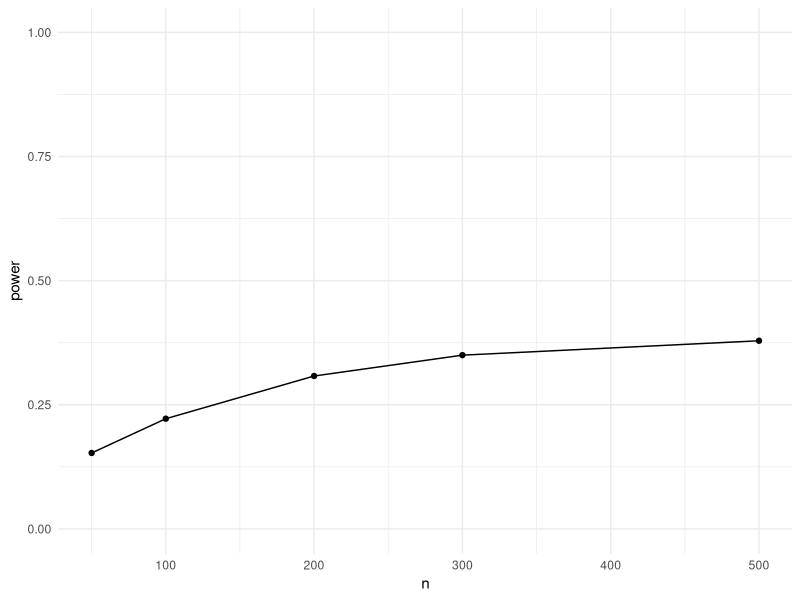
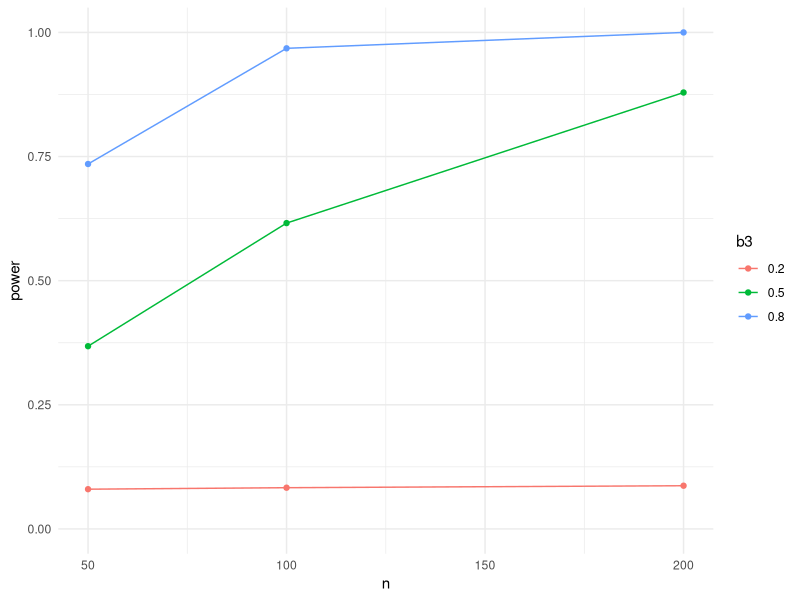

Source code (R) for these figures, in order:
regression_sim <- function(simNum, n, b0, b1, b2, b3, x1_mean=0, x1_sd=1, err_mean=0, err_sd=1) {
  x1 <- rnorm(n, mean=x1_mean, sd=x1_sd)
  x2 <- sample(0:1, n, replace=TRUE)
  
  y <- b0 + (b1 * x1) + (b2 * x2) + (b3 * x1 * x2) + rnorm(n, mean=err_mean, sd=err_sd)
  
  model <- lm(y ~ x1 * x2)
  summary(model)
  
  output <- summary(model)$coefficients
  coefs <- output[, 1]
  ps <- output[, 4]
  
  rsq <- summary(model)$r.squared
  
  fsq <- rsq / (1-rsq)
  
  modelPVal <- anova(model)$'Pr(>F)'[1]
  
  results <- c(coefs, ps, rsq, fsq, modelPVal)
  names(results) <- c('b0_coef', 'b1_coef', 'b2_coef', 'b3_coef',
                      'b0_p', 'b1_p', 'b2_p', 'b3_p', 'rsq', 'fsq', 'modelPVal')
  return(results)
}



regression_sim(1, n=100, b0=0, b1=.3, b2=.2, b3=.3)

if(!require('plyr')) install.packages('plyr')  # installs package if not already installed
library('plyr')

num_sims <- 10
sims <- ldply(1:num_sims, regression_sim, n=100, b0=0, b1=.3, b2=.2, b3=.3)

power <- sum(sims$b3_p < .05) / nrow(sims)

sample_sizes <- c(50, 100, 200, 300, 500)
results <- NULL
for (val in sample_sizes) {
  sims <- ldply(1:1000, regression_sim, n=val, b0=0, b1=.3, b2=.2, b3=.3)
  sims$n <- val  # add the sample size in as a separate column to our results
  results <- rbind(results, sims)
}

if(!require('dplyr')) install.packages('dplyr')  # installs package if not already installed
if(!require('ggplot2')) install.packages('ggplot2')
library('dplyr')
library('ggplot2')

power_ests <- results %>%
  group_by(n) %>%
  summarize(power=sum(b3_p < .05 & fsq >= 0.25) / n())

ggplot(power_ests, aes(x=n, y=power)) +
  geom_point() +
  geom_line() +
  ylim(c(0, 1)) +
  theme_minimal()

grid <- expand.grid(n=c(50, 100, 200), b3=c(.2, .5, .8))
results <- NULL
for (row in 1:nrow(grid)) {
  sims <- ldply(1:1000, regression_sim, n=grid[row, 'n'], b0=0,
                b1=.3, b2=.2, b3=grid[row, 'b3'])
  sims$n <- grid[row, 'n']
  sims$b3 <- grid[row, 'b3']
  results <- rbind(results, sims)
}

power_ests2 <- results %>%
  group_by(n, b3) %>%
  summarize(power=sum(b3_p < .05 & fsq >= 0.25) / n())
power_ests2$b3 <- factor(power_ests2$b3)

ggplot(power_ests2, aes(x=n, y=power, group=b3, color=b3)) +
  geom_point() +
  geom_line() +
  ylim(c(0, 1)) +
  theme_minimal()
